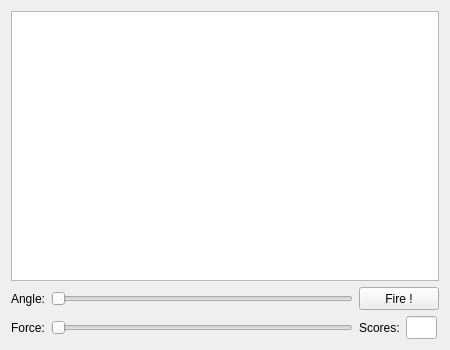
<?xml version="1.0" encoding="UTF-8"?>
<ui version="4.0">
 <class>GunGui</class>
 <widget class="QWidget" name="GunGui">
  <property name="geometry">
   <rect>
    <x>0</x>
    <y>0</y>
    <width>450</width>
    <height>350</height>
   </rect>
  </property>
  <property name="minimumSize">
   <size>
    <width>450</width>
    <height>350</height>
   </size>
  </property>
  <property name="maximumSize">
   <size>
    <width>1100</width>
    <height>700</height>
   </size>
  </property>
  <property name="windowTitle">
   <string>Howitzer &amp; You</string>
  </property>
  <layout class="QGridLayout" name="gridLayout">
   <item row="0" column="0" colspan="4">
    <widget class="QGraphicsView" name="graphicsView">
     <property name="sizePolicy">
      <sizepolicy hsizetype="Preferred" vsizetype="Preferred">
       <horstretch>0</horstretch>
       <verstretch>0</verstretch>
      </sizepolicy>
     </property>
    </widget>
   </item>
   <item row="1" column="0">
    <widget class="QLabel" name="angleLabel">
     <property name="sizePolicy">
      <sizepolicy hsizetype="Preferred" vsizetype="Preferred">
       <horstretch>0</horstretch>
       <verstretch>0</verstretch>
      </sizepolicy>
     </property>
     <property name="maximumSize">
      <size>
       <width>41</width>
       <height>23</height>
      </size>
     </property>
     <property name="text">
      <string>Angle:</string>
     </property>
    </widget>
   </item>
   <item row="1" column="1">
    <widget class="QSlider" name="angleHSlider">
     <property name="sizePolicy">
      <sizepolicy hsizetype="Expanding" vsizetype="Preferred">
       <horstretch>0</horstretch>
       <verstretch>0</verstretch>
      </sizepolicy>
     </property>
     <property name="minimumSize">
      <size>
       <width>250</width>
       <height>23</height>
      </size>
     </property>
     <property name="maximumSize">
      <size>
       <width>16777215</width>
       <height>23</height>
      </size>
     </property>
     <property name="maximum">
      <number>89</number>
     </property>
     <property name="orientation">
      <enum>Qt::Horizontal</enum>
     </property>
    </widget>
   </item>
   <item row="1" column="2" colspan="2">
    <widget class="QPushButton" name="fireButton">
     <property name="sizePolicy">
      <sizepolicy hsizetype="Preferred" vsizetype="Preferred">
       <horstretch>0</horstretch>
       <verstretch>0</verstretch>
      </sizepolicy>
     </property>
     <property name="maximumSize">
      <size>
       <width>81</width>
       <height>23</height>
      </size>
     </property>
     <property name="text">
      <string>Fire !</string>
     </property>
     <property name="flat">
      <bool>false</bool>
     </property>
    </widget>
   </item>
   <item row="2" column="0">
    <widget class="QLabel" name="forceLabel">
     <property name="sizePolicy">
      <sizepolicy hsizetype="Preferred" vsizetype="Preferred">
       <horstretch>0</horstretch>
       <verstretch>0</verstretch>
      </sizepolicy>
     </property>
     <property name="maximumSize">
      <size>
       <width>41</width>
       <height>23</height>
      </size>
     </property>
     <property name="text">
      <string>Force:</string>
     </property>
    </widget>
   </item>
   <item row="2" column="1">
    <widget class="QSlider" name="forceHSlider">
     <property name="sizePolicy">
      <sizepolicy hsizetype="Expanding" vsizetype="Preferred">
       <horstretch>0</horstretch>
       <verstretch>0</verstretch>
      </sizepolicy>
     </property>
     <property name="minimumSize">
      <size>
       <width>250</width>
       <height>23</height>
      </size>
     </property>
     <property name="maximumSize">
      <size>
       <width>16777215</width>
       <height>23</height>
      </size>
     </property>
     <property name="minimum">
      <number>1</number>
     </property>
     <property name="orientation">
      <enum>Qt::Horizontal</enum>
     </property>
    </widget>
   </item>
   <item row="2" column="2">
    <widget class="QLabel" name="scoresLabel">
     <property name="sizePolicy">
      <sizepolicy hsizetype="Preferred" vsizetype="Preferred">
       <horstretch>0</horstretch>
       <verstretch>0</verstretch>
      </sizepolicy>
     </property>
     <property name="maximumSize">
      <size>
       <width>41</width>
       <height>23</height>
      </size>
     </property>
     <property name="text">
      <string>Scores:</string>
     </property>
    </widget>
   </item>
   <item row="2" column="3">
    <widget class="QLineEdit" name="scoresLineEdit">
     <property name="sizePolicy">
      <sizepolicy hsizetype="Preferred" vsizetype="Preferred">
       <horstretch>0</horstretch>
       <verstretch>0</verstretch>
      </sizepolicy>
     </property>
     <property name="maximumSize">
      <size>
       <width>31</width>
       <height>23</height>
      </size>
     </property>
     <property name="inputMask">
      <string>999</string>
     </property>
     <property name="maxLength">
      <number>3</number>
     </property>
     <property name="alignment">
      <set>Qt::AlignCenter</set>
     </property>
     <property name="readOnly">
      <bool>true</bool>
     </property>
    </widget>
   </item>
  </layout>
 </widget>
 <layoutdefault spacing="6" margin="11"/>
 <resources/>
 <connections/>
 <slots>
  <signal>windowSizeChanged(QObject*)</signal>
 </slots>
</ui>
